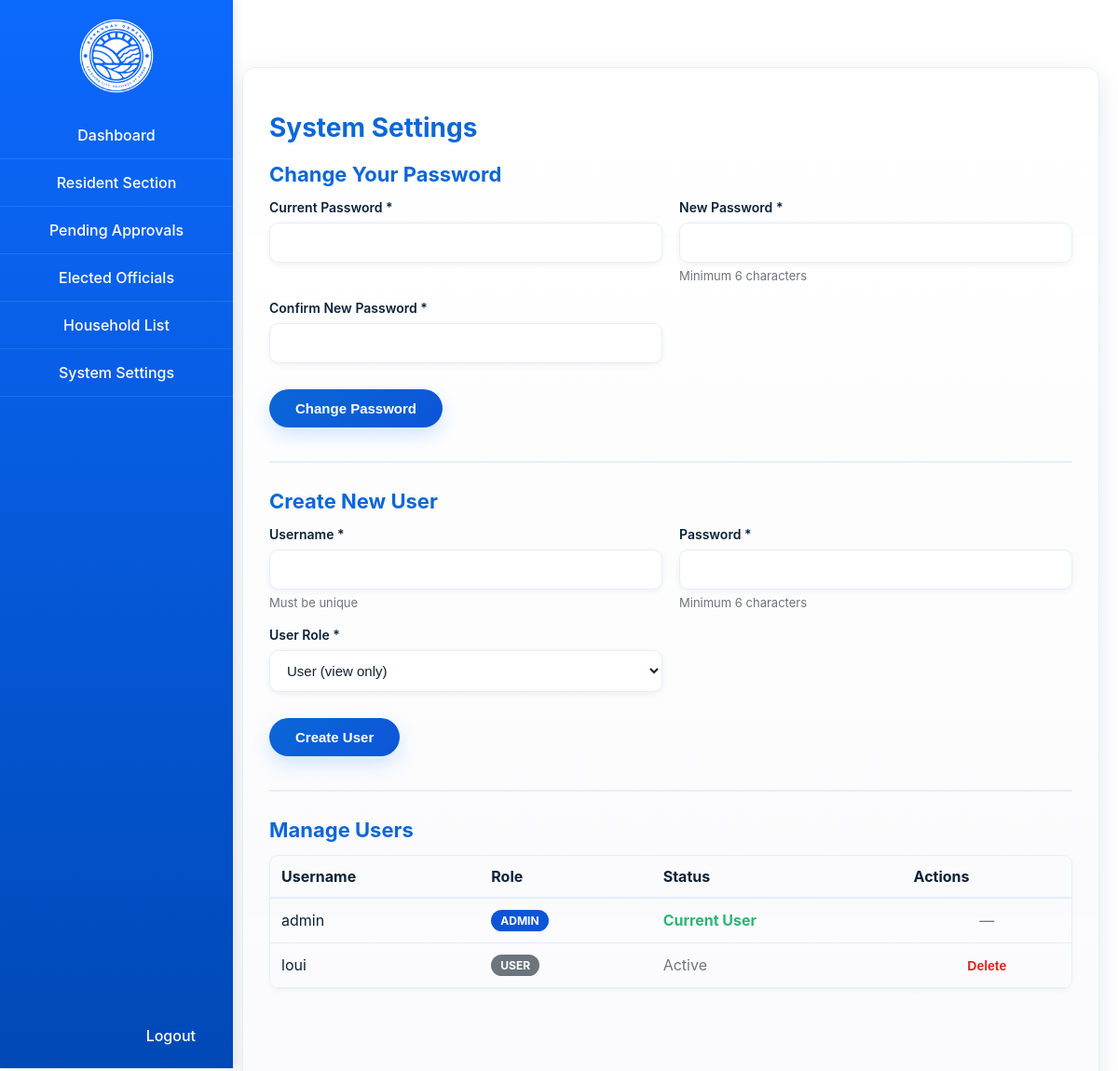
/system_settings (signed in), run on the app's committed database.
### app.py (models this page shows)
class Admin(db.Model, UserMixin):
    id = db.Column(db.Integer, primary_key=True)
    username = db.Column(db.String(150), unique=True, nullable=False)
    password = db.Column(db.String(150), nullable=False)
    role = db.Column(db.String(10), nullable=False, default='user')

### app.py (the view, shortened to what this page needs)
@app.route('/system_settings', methods=['GET', 'POST'])
@admin_required
def system_settings():
    all_users = Admin.query.all()
    return render_template('system_settings.html', all_users=all_users)

### app.py (called while the page is built)
@login_manager.user_loader
def load_user(admin_id):
    return Admin.query.get(int(admin_id))

def admin_required(f):
    @wraps(f)
    def decorated_function(*args, **kwargs):
        if not current_user.is_authenticated:
            return login_manager.unauthorized()
        if getattr(current_user, 'role', 'user') != 'admin':
            flash('You do not have permission.', 'danger')
            return redirect(url_for('dashboard'))
        return f(*args, **kwargs)
    return decorated_function

### templates/system_settings.html (shortened to what this page needs)
{% extends "base.html" %}
{% block head %}
    <link rel="stylesheet" href="{{ url_for('static', filename='css/system_settings.css') }}">
<div class="add-resident-container" role="main">
    <h1 class="form-title">System Settings</h1>
    <section>
        <h2>Change Your Password</h2>
        <form method="post" action="{{ url_for('system_settings') }}">
            <div class="form-group">
                <label for="current_password">Current Password *</label>
                <input id="current_password" name="current_password" type="password" required>
            </div>
            <div class="form-group">
                <label for="new_password">New Password *</label>
                <input id="new_password" name="new_password" type="password" required>
                <small class="form-help">Minimum 6 characters</small>
            </div>
            <div class="form-group">
                <label for="confirm_password">Confirm New Password *</label>
                <input id="confirm_password" name="confirm_password" type="password" required>
            </div>
            <div style="grid-column: 1 / -1; margin-top: 10px;">
                <button type="submit" class="btn-primary">Change Password</button>
            </div>
        </form>
    </section>
    <hr class="divider">
    {% if current_user.role == 'admin' %}
    <section>
        <h2>Create New User</h2>
        <form method="post" action="{{ url_for('system_settings') }}">
            <div class="form-group">
                <label for="username">Username *</label>
                <input id="username" name="username" type="text" required>
                <small class="form-help">Must be unique</small>
            </div>
            <div class="form-group">
                <label for="password">Password *</label>
                <input id="password" name="password" type="password" required>
                <small class="form-help">Minimum 6 characters</small>
            </div>
            <div class="form-group">
                <label for="role">User Role *</label>
                <select id="role" name="role" required>
                    <option value="user">User (view only)</option>
                </select>
            </div>
            <div style="grid-column: 1 / -1; margin-top: 10px;">
                <button type="submit" class="btn-primary">Create User</button>
            </div>
        </form>
    </section>
    <hr class="divider">
    <section>
        <h2>Manage Users</h2>
        {% if all_users %}
            <div style="overflow-x: auto;">
                <table>
                    <thead>
                        <tr>
                            <th>Username</th>
                            <th>Role</th>
                            <th>Status</th>
                            <th>Actions</th>
                        </tr>
                    </thead>
                    <tbody>
                        {% for user in all_users %}
                        <tr>
                            <td>{{ user.username }}</td>
                            <td>
                                <span class="role-badge {% if user.role == 'admin' %}admin{% else %}user{% endif %}">
                                    {{ user.role.upper() }}
                                </span>
                            </td>
                            <td>
                                {% if user.id == current_user.id %}
                                    <span class="status-current">Current User</span>
                                {% else %}
                                    <span class="status-active">Active</span>
                                {% endif %}
                            </td>
                            <td class="action-cell">
                                {% if user.id != current_user.id %}
                                    <form method="post" action="{{ url_for('delete_user', id=user.id) }}" style="display: inline;">
                                        <button type="submit" class="btn-link btn-delete" onclick="return confirm('Delete user {{ user.username }}?')">
                                            Delete
                                        </button>
                                    </form>
                                {% else %}
                                    <span class="muted">—</span>
                                {% endif %}
                            </td>
                        </tr>
                        {% endfor %}
                    </tbody>
                </table>
            </div>
        {% else %}
            <p class="muted">No users found.</p>
        {% endif %}
    </section>
    {% endif %}
</div>
{% endblock %}

### static/css/main.css (style rules this page uses)
body { margin: 0; padding: 20px; font-family: 'SF Pro Display', -apple-system, BlinkMacSystemFont, 'Segoe UI', Roboto, sans-serif; background: url("../images/bg.png") no-repeat center center fixed; background-size: cover; min-height: 100vh; color: #333; }

### static/css/system_settings.css (style rules this page uses)
:root { --accent-1: #0b67d7; --accent-2: #0c55d6; --muted: #6c757d; --text-dark: #0b2238; --text-light: #6f7680; --border: #e6eefb; --success: #2bb673; --danger: #e02424; }
.add-resident-container { position: fixed; top: 72px; left: 260px; right: 20px; bottom: 20px; background: linear-gradient(180deg, rgba(255,255,255,0.96), rgba(250,250,252,0.95)); padding: 28px; border-radius: 14px; box-shadow: 0 8px 28px rgba(3, 26, 70, 0.10); overflow: auto; -webkit-overflow-scrolling: touch; box-sizing: border-box; border: 1px solid var(--border); backdrop-filter: blur(6px); }
.form-title { font-size: 28px; font-weight: 700; color: var(--accent-1); margin-bottom: 20px; text-align: left; }
section { margin-bottom: 36px; }
section h2 { font-size: 22px; color: var(--accent-1); font-weight: 700; margin-bottom: 14px; }
.divider { border: 0; border-top: 2px solid var(--border); margin: 28px 0; }
form { display: grid; grid-template-columns: 1fr 1fr; gap: 18px; align-items: start; }
.form-group { display: flex; flex-direction: column; }
.form-group label { font-weight: 600; color: var(--text-dark); margin-bottom: 8px; font-size: 14px; }
.form-group input[type="text"], .form-group input[type="password"], .form-group select { padding: 12px 14px; border: 1px solid var(--border); border-radius: 10px; font-size: 15px; background: #ffffff; transition: border-color .18s ease, box-shadow .18s ease; box-sizing: border-box; color: #132033; box-shadow: 0 2px 6px rgba(7, 20, 50, 0.06); }
.form-help { color: var(--muted); font-size: 13px; margin-top: 6px; }
.btn-primary { padding: 12px 28px; border: none; border-radius: 999px; font-size: 15px; font-weight: 700; cursor: pointer; background: linear-gradient(135deg, var(--accent-1), var(--accent-2)); color: #fff; box-shadow: 0 8px 20px rgba(0,114,255,0.18); transition: transform .12s ease, box-shadow .12s ease; display: inline-flex; align-items: center; justify-content: center; }
.btn-link { background: none; border: none; color: var(--accent-1); cursor: pointer; font-weight: 700; padding: 0; text-decoration: none; font-size: 14px; }
table { width: 100%; border-collapse: collapse; }
thead tr { border-bottom: 2px solid var(--border); }
thead th { padding: 12px; text-align: left; font-weight: 700; color: var(--text-dark); }
tbody tr { border-bottom: 1px solid var(--border); }
tbody td { padding: 12px; color: var(--text-dark); }
.role-badge { display: inline-block; padding: 4px 10px; border-radius: 12px; font-size: 12px; font-weight: 700; color: #fff; }
.role-badge.admin { background: var(--accent-2); }
.role-badge.user { background: var(--muted); }
.status-current { color: var(--success); font-weight: 700; }
.status-active { color: var(--text-light); }
.action-cell { text-align: center; }
.action-cell .btn-delete { color: var(--danger); font-weight: 700; }
.action-cell .muted { color: var(--text-light); }
.muted { color: var(--muted); }
div[style*="overflow-x: auto"] { border-radius: 10px; border: 1px solid var(--border); box-shadow: 0 2px 6px rgba(7, 20, 50, 0.03); }

### data on the page
Admin: username "admin", role "ADMIN", shows "Current User"
Admin: username "loui", role "USER", shows "Active"
